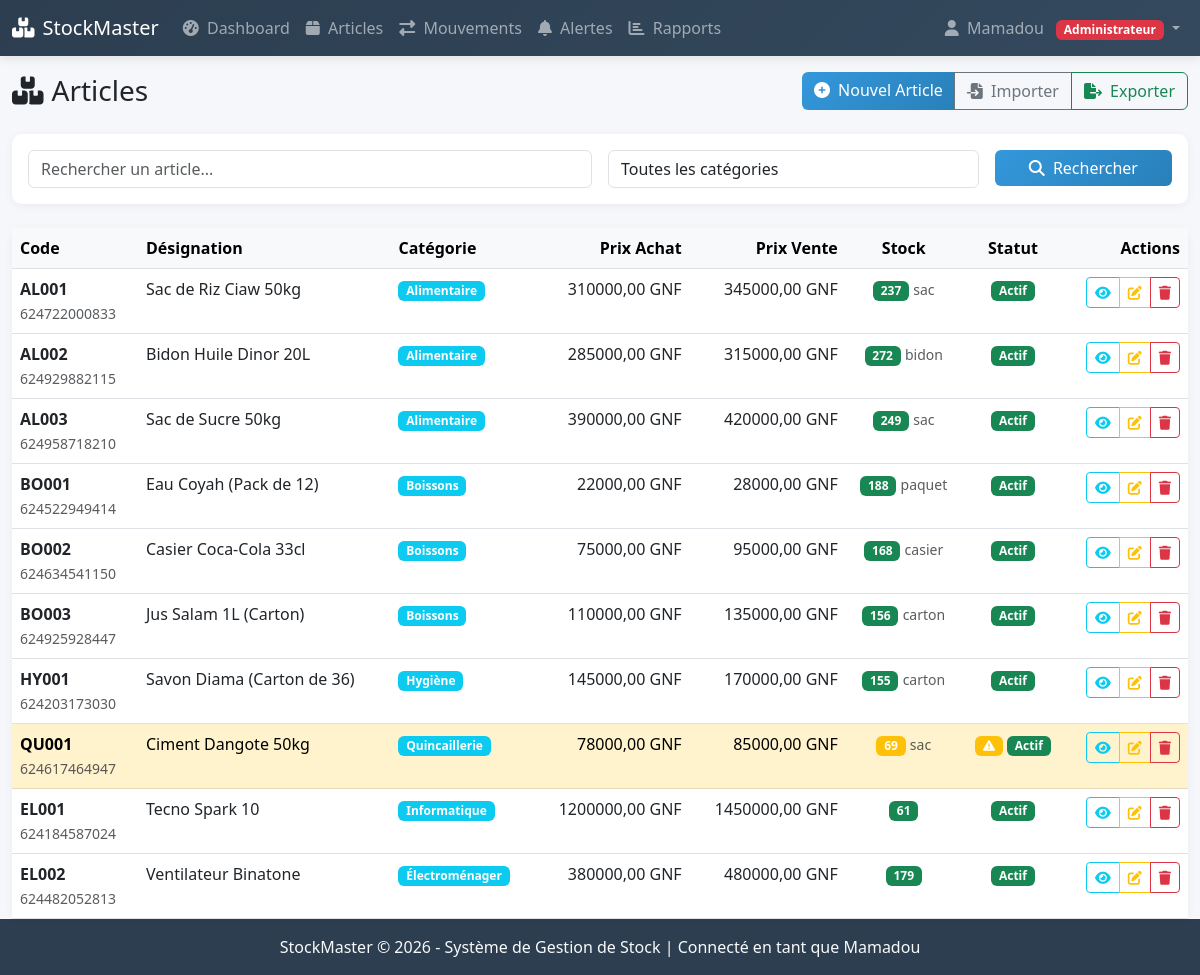
Page /articles/ (signed in) on the earlier database version.
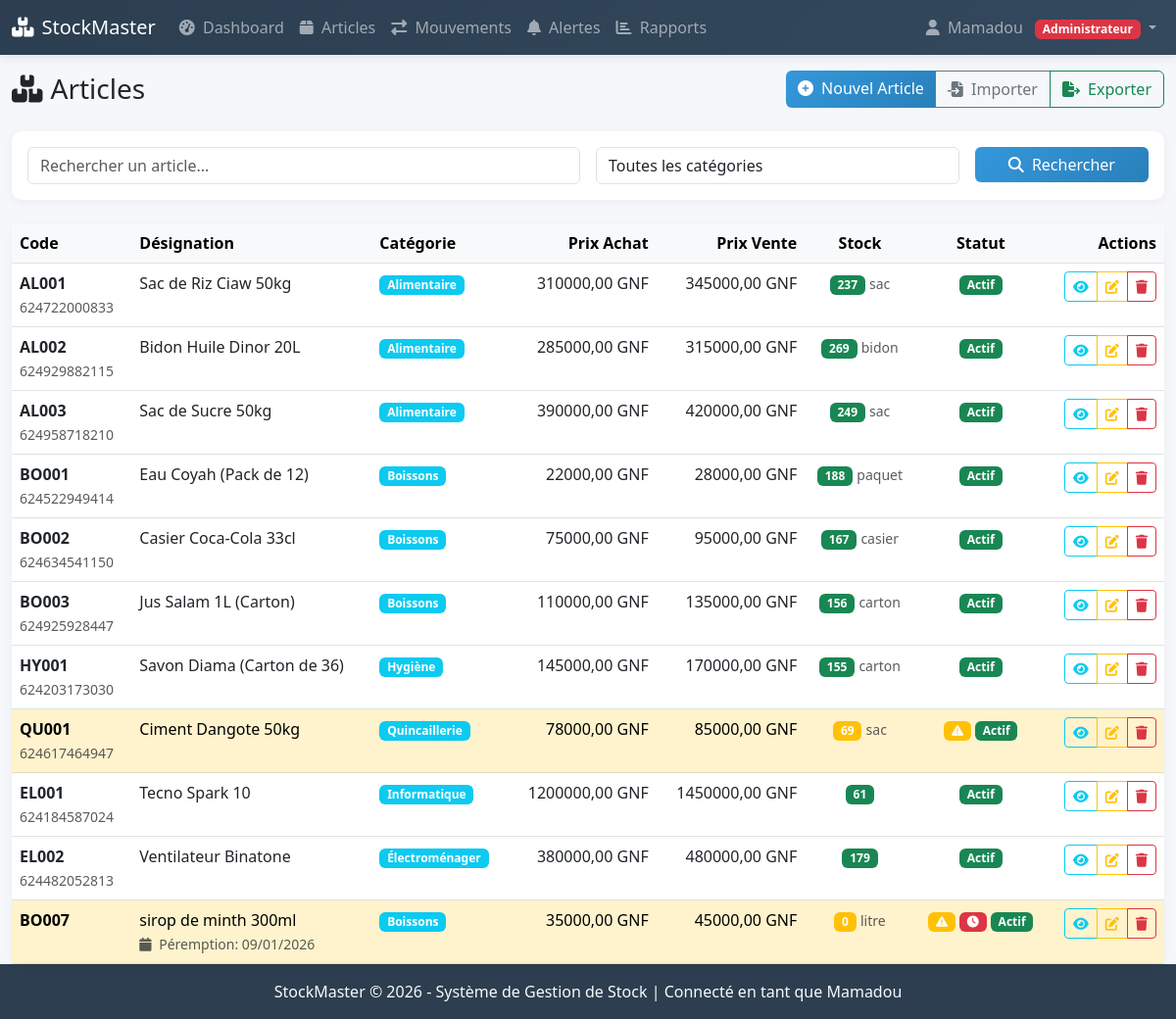
Same page on the later database version.
### gestion_stock/models.py (models this page shows, shortened)
class ProfilUtilisateur(models.Model):
    ROLE_CHOICES = [
        ('admin', 'Administrateur'),
        ('gestionnaire', 'Gestionnaire'),
        ('vendeur', 'Vendeur'),
    ]
    user = models.OneToOneField(User, on_delete=models.CASCADE)
    role = models.CharField(max_length=20, choices=ROLE_CHOICES, default='vendeur')
    nom_complet = models.CharField(max_length=100)
    telephone = models.CharField(max_length=20, blank=True)
    date_embauche = models.DateField(auto_now_add=True)
    actif = models.BooleanField(default=True)

class Article(models.Model):
    UNITE_CHOICES = [
        ('unite', 'Unité'),
        ('kg', 'Kilogramme'),
        ('litre', 'Litre'),
        ('paquet', 'Paquet'),
        ('carton', 'Carton'),
    ]
    code_article = models.CharField(max_length=50, unique=True, verbose_name="Code article")
    code_barre = models.CharField(max_length=100, blank=True, unique=True, verbose_name="Code-barres")
    designation = models.CharField(max_length=200)
    categorie = models.ForeignKey(Categorie, on_delete=models.SET_NULL, null=True)
    fournisseur = models.ForeignKey(Fournisseur, on_delete=models.SET_NULL, null=True, blank=True)
    prix_achat = models.DecimalField(max_digits=10, decimal_places=2)
    prix_vente = models.DecimalField(max_digits=10, decimal_places=2)
    seuil_alerte = models.IntegerField(default=10)
    unite = models.CharField(max_length=20, choices=UNITE_CHOICES, default='unite')
    emplacement = models.CharField(max_length=50, blank=True, help_text="Rayon/Étagère")
    date_peremption = models.DateField(null=True, blank=True, verbose_name="Date de péremption")
    actif = models.BooleanField(default=True)
    date_creation = models.DateTimeField(auto_now_add=True)
    date_modification = models.DateTimeField(auto_now=True)
    @property
    def quantite_stock(self):
        stock = self.stock_set.first()
        return stock.quantite if stock else 0
    @property
    def alerte_stock_faible(self):
        return self.quantite_stock <= self.seuil_alerte
    @property
    def alerte_peremption(self):
        if self.date_peremption:
            jours_restants = (self.date_peremption - timezone.now().date()).days
            return jours_restants <= 30  # Alerte si moins de 30 jours
        return False
    class Meta:
        verbose_name = "Article"
        verbose_name_plural = "Articles"

class Categorie(models.Model):
    nom = models.CharField(max_length=50, unique=True)
    description = models.TextField(blank=True)
    def __str__(self):
        return self.nom
    class Meta:
        verbose_name = "Catégorie"
        verbose_name_plural = "Catégories"

class Stock(models.Model):
    article = models.ForeignKey(Article, on_delete=models.CASCADE)
    quantite = models.IntegerField(default=0)
    quantite_min = models.IntegerField(default=0)
    quantite_max = models.IntegerField(default=1000)
    emplacement = models.CharField(max_length=100)
    date_derniere_entree = models.DateTimeField(null=True, blank=True)
    date_derniere_sortie = models.DateTimeField(null=True, blank=True)
    class Meta:
        verbose_name = "Stock"
        verbose_name_plural = "Stocks"

### gestion_stock/views.py (the view, shortened to what this page needs)
# urls.py: path('articles/', login_required(vendeur_required(views.liste_articles)), name='liste_articles'),
@login_required
@gestionnaire_required
def liste_articles(request):
    form = RechercheArticleForm(request.GET or None)
    articles = Article.objects.select_related('categorie', 'fournisseur').all()
    page = request.GET.get('page', 1)
    paginator = Paginator(articles, 20)
    try:
        articles_page = paginator.page(page)
    except PageNotAnInteger:
        articles_page = paginator.page(1)
    except EmptyPage:
        articles_page = paginator.page(paginator.num_pages)
    context = {
        'articles': articles_page,
        'form': form,
    }
    return render(request, 'gestion_stock/articles/liste.html', context)

### gestion_stock/forms.py
class RechercheArticleForm(forms.Form):
    recherche = forms.CharField(
        required=False,
        widget=forms.TextInput(attrs={
            'class': 'form-control',
            'placeholder': 'Rechercher un article...'
        })
    )
    categorie = forms.ModelChoiceField(
        queryset=Categorie.objects.all(),
        required=False,
        empty_label='Toutes les catégories',
        widget=forms.Select(attrs={'class': 'form-control'})
    )
    actif = forms.ChoiceField(
        required=False,
        choices=[('', 'Tous'), ('1', 'Actifs seulement'), ('0', 'Inactifs seulement')],
        widget=forms.Select(attrs={'class': 'form-control'})
    )

### gestion_stock/context_processors.py (called while the page is built)
def notification_context(request):
    context = {}
    if request.user.is_authenticated:
        try:
            alertes_non_lues = Alerte.objects.filter(lu=False).count()
            context['alertes_non_lues'] = alertes_non_lues
            if hasattr(request.user, 'profilutilisateur'):
                context['user_role'] = request.user.profilutilisateur.role
                context['user_profile'] = request.user.profilutilisateur
        except:
            pass
    return context

### gestion_stock/templates/gestion_stock/articles/liste.html (shortened to what this page needs)
{% extends 'base.html' %}
{% load static %}
{% block content %}
<div class="d-flex justify-content-between align-items-center mb-4">
    <h1 class="h3 mb-0">
        <i class="fas fa-boxes me-2"></i>Articles
    </h1>
    <div class="btn-group">
        {% if user.profilutilisateur.role in 'admin,gestionnaire' %}
        <a href="{% url 'ajouter_article' %}" class="btn btn-primary">
            <i class="fas fa-plus-circle me-1"></i> Nouvel Article
        </a>
        <a href="{% url 'import_articles' %}" class="btn btn-outline-secondary">
            <i class="fas fa-file-import me-1"></i> Importer
        </a>
        <a href="{% url 'export_articles' %}" class="btn btn-outline-success">
            <i class="fas fa-file-export me-1"></i> Exporter
        </a>
        {% endif %}
    </div>
</div>
<div class="card mb-4">
    <div class="card-body">
        <form method="get" class="row g-3">
            <div class="col-md-6">
                {{ form.recherche }}
            </div>
            <div class="col-md-4">
                {{ form.categorie }}
            </div>
            <div class="col-md-2">
                <button type="submit" class="btn btn-primary w-100">
                    <i class="fas fa-search me-1"></i> Rechercher
                </button>
            </div>
        </form>
    </div>
</div>
<div class="card">
    <div class="card-body p-0">
        <div class="table-responsive">
            <table class="table table-hover mb-0">
                <thead class="table-light">
                    <tr>
                        <th>Code</th>
                        <th>Désignation</th>
                        <th>Catégorie</th>
                        <th class="text-end">Prix Achat</th>
                        <th class="text-end">Prix Vente</th>
                        <th class="text-center">Stock</th>
                        <th class="text-center">Statut</th>
                        <th class="text-end">Actions</th>
                    </tr>
                </thead>
                <tbody>
                    {% for article in articles %}
                    <tr class="{% if article.alerte_stock_faible %}table-warning{% endif %}">
                        <td>
                            <strong>{{ article.code_article }}</strong>
                            {% if article.code_barre %}
                            <br>
                            <small class="text-muted">{{ article.code_barre }}</small>
                            {% endif %}
                        </td>
                        <td>
                            {{ article.designation }}
                            {% if article.date_peremption %}
                            <br>
                            <small class="text-muted">
                                <i class="fas fa-calendar me-1"></i>
                                Péremption: {{ article.date_peremption|date:"d/m/Y" }}
                            </small>
                            {% endif %}
                        </td>
                        <td>
                            {% if article.categorie %}
                            <span class="badge bg-info">{{ article.categorie.nom }}</span>
                            {% endif %}
                        </td>
                        <td class="text-end">{{ article.prix_achat|floatformat:2 }} GNF</td>
                        <td class="text-end">{{ article.prix_vente|floatformat:2 }} GNF</td>
                        <td class="text-center">
                            <span class="badge {% if article.quantite_stock > article.seuil_alerte %}bg-success{% else %}bg-warning{% endif %}">
                                {{ article.quantite_stock }}
                            </span>
                            {% if article.unite != 'unite' %}
                            <small class="text-muted">{{ article.unite }}</small>
                            {% endif %}
                        </td>
                        <td class="text-center">
                            {% if article.alerte_stock_faible %}
                            <span class="badge bg-warning" title="Stock faible">
                                <i class="fas fa-exclamation-triangle"></i>
                            </span>
                            {% endif %}
                            {% if article.alerte_peremption %}
                            <span class="badge bg-danger" title="Péremption proche">
                                <i class="fas fa-clock"></i>
                            </span>
                            {% endif %}
                            {% if article.actif %}
                            <span class="badge bg-success">Actif</span>
                            {% else %}
                            <span class="badge bg-secondary">Inactif</span>
                            {% endif %}
                        </td>
                        <td class="text-end">
                            <div class="btn-group btn-group-sm">
                                <a href="{% url 'detail_article' article.pk %}" class="btn btn-outline-info" title="Détails">
                                    <i class="fas fa-eye"></i>
                                </a>
                                {% if user.profilutilisateur.role in 'admin,gestionnaire' %}
                                <a href="{% url 'modifier_article' article.pk %}" class="btn btn-outline-warning" title="Modifier">
                                    <i class="fas fa-edit"></i>
                                </a>
                                {% endif %}
                                {% if user.profilutilisateur.role == 'admin' %}
                                <a href="{% url 'supprimer_article' article.pk %}" class="btn btn-outline-danger" title="Supprimer">
                                    <i class="fas fa-trash"></i>
                                </a>
                                {% endif %}
                            </div>
                        </td>
                    </tr>
                    {% endfor %}
                </tbody>
            </table>
        </div>
    </div>
</div>
{% endblock %}

### gestion_stock/templates/base.html (shortened to what this page needs)
<!DOCTYPE html>
<html lang="fr">
<head>
    <link href="https://cdn.jsdelivr.net/npm/bootstrap@5.3.0/dist/css/bootstrap.min.css" rel="stylesheet">
    <link rel="stylesheet" href="https://cdnjs.cloudflare.com/ajax/libs/font-awesome/6.4.0/css/all.min.css">
</head>
<body class="d-flex flex-column min-vh-100">
    {% if user.is_authenticated %}
    <nav class="navbar navbar-expand-lg navbar-dark">
        <div class="container-fluid">
            <a class="navbar-brand" href="{% url 'dashboard' %}">
                <i class="fas fa-boxes me-2"></i>StockMaster
            </a>
            <div class="collapse navbar-collapse" id="navbarNav">
                <ul class="navbar-nav me-auto">
                    <li class="nav-item">
                        <a class="nav-link" href="{% url 'dashboard' %}">
                            <i class="fas fa-tachometer-alt me-1"></i> Dashboard
                        </a>
                    </li>
                    <li class="nav-item">
                        <a class="nav-link" href="{% url 'liste_articles' %}">
                            <i class="fas fa-box me-1"></i> Articles
                        </a>
                    </li>
                    {% if user.profilutilisateur.role in 'admin,gestionnaire' %}
                    <li class="nav-item">
                        <a class="nav-link" href="{% url 'mouvement_stock' %}">
                            <i class="fas fa-exchange-alt me-1"></i> Mouvements
                        </a>
                    </li>
                    {% endif %}
                    <li class="nav-item">
                        <a class="nav-link" href="{% url 'alertes' %}">
                            <i class="fas fa-bell me-1"></i> Alertes
                        </a>
                    </li>
                    <li class="nav-item">
                        <a class="nav-link" href="{% url 'reporting' %}">
                            <i class="fas fa-chart-bar me-1"></i> Rapports
                        </a>
                    </li>
                </ul>
                <ul class="navbar-nav ms-auto">
                    <li class="nav-item dropdown">
                        <a class="nav-link dropdown-toggle" href="#" id="userDropdown" role="button" data-bs-toggle="dropdown">
                            <i class="fas fa-user me-1"></i>
                            {% if user.profilutilisateur.nom_complet %}
                                {{ user.profilutilisateur.nom_complet }}
                            {% else %}
                                {{ user.username }}
                            {% endif %}
                            <span class="badge ms-2
                                {% if user.profilutilisateur.role == 'admin' %}bg-danger
                                {% elif user.profilutilisateur.role == 'gestionnaire' %}bg-warning
                                {% else %}bg-success{% endif %}">
                                {{ user.profilutilisateur.get_role_display }}
                            </span>
                        </a>
                    </li>
                </ul>
            </div>
        </div>
    </nav>
    {% endif %}
    <main class="flex-grow-1">
        <div class="container-fluid mt-3">
            {% block content %}
            {% endblock %}
        </div>
    </main>
    <footer class="footer mt-auto py-3">
        <div class="container text-center">
            <span class="text-light">
                StockMaster © 2026 - Système de Gestion de Stock
                {% if user.is_authenticated %}
                | Connecté en tant que {{ user.profilutilisateur.nom_complet }}
                {% endif %}
            </span>
        </div>
    </footer>
</body>
</html>

### gestion_stock/templates/base.html (style rules this page uses)
:root { --primary-color: #2c3e50; --secondary-color: #3498db; --success-color: #27ae60; --danger-color: #e74c3c; --warning-color: #f39c12; --light-bg: #f8f9fa; }
body { font-family: 'Segoe UI', Tahoma, Geneva, Verdana, sans-serif; background-color: #f5f7fa; min-height: 100vh; }
.navbar { background: linear-gradient(135deg, var(--primary-color) 0%, #34495e 100%); box-shadow: 0 2px 10px rgba(0,0,0,0.1); }
.footer { background-color: var(--primary-color); color: white; margin-top: auto; }
.card { border: none; border-radius: 10px; box-shadow: 0 2px 10px rgba(0,0,0,0.05); transition: transform 0.3s; }
.btn-primary { background: linear-gradient(135deg, var(--secondary-color) 0%, #2980b9 100%); border: none; }

Differences in the rows shown:
changed through a linked row, Article "AL002": quantite_stock "272" → "269"
changed through a linked row, Article "BO002": quantite_stock "168" → "167"
added Article: code_article "BO007", designation "sirop de minth 300ml", date_peremption "09/01/2026", categorie.nom "Boissons", prix_achat "35000,00", prix_vente "45000,00", quantite_stock "0", unite "litre", seuil_alerte 10 (drawn), actif "Actif"
